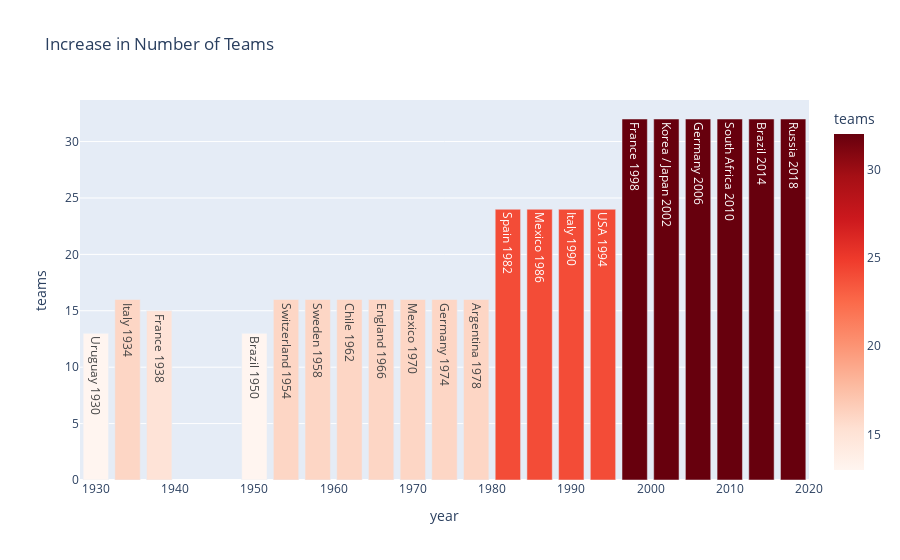

Notebook source saved alongside this figure:
### Code cell
fig = px.bar(wc_df, x="year", y="teams", title='Increase in Number of Teams',text='World Cup', color='teams',
            color_continuous_scale=px.colors.sequential.Reds)
fig.show()

### Figure 1 — Plotly figure (JSON) as saved in the notebook; plotly's stock layout.template omitted (floating-point values rounded to 4 significant figures)
{"data": [{"alignmentgroup": "True", "hovertemplate": "year=%{x}<br>teams=%{marker.color}<br>World Cup=%{text}<extra></extra>", "legendgroup": "", "marker": {"color": [13, 16, 15, 13, 16, 16, 16, 16, 16, 16, 16, 24, 24, 24, 24, 32, 32, 32, 32, 32, 32], "coloraxis": "coloraxis", "pattern": {"shape": ""}}, "name": "", "offsetgroup": "", "orientation": "v", "showlegend": false, "text": ["Uruguay 1930", "Italy 1934", "France 1938", "Brazil 1950", "Switzerland 1954", "Sweden 1958", "Chile 1962", "England 1966", "Mexico 1970", "Germany 1974", "Argentina 1978", "Spain 1982", "Mexico 1986", "Italy 1990", "USA 1994", "France 1998", "Korea / Japan 2002", "Germany 2006", "South Africa 2010", "Brazil 2014", "Russia 2018"], "textposition": "auto", "type": "bar", "x": [1930, 1934, 1938, 1950, 1954, 1958, 1962, 1966, 1970, 1974, 1978, 1982, 1986, 1990, 1994, 1998, 2002, 2006, 2010, 2014, 2018], "xaxis": "x", "y": [13, 16, 15, 13, 16, 16, 16, 16, 16, 16, 16, 24, 24, 24, 24, 32, 32, 32, 32, 32, 32], "yaxis": "y"}], "layout": {"barmode": "relative", "coloraxis": {"colorbar": {"title": {"text": "teams"}}, "colorscale": [[0, "rgb(255,245,240)"], [0.125, "rgb(254,224,210)"], [0.25, "rgb(252,187,161)"], [0.375, "rgb(252,146,114)"], [0.5, "rgb(251,106,74)"], [0.625, "rgb(239,59,44)"], [0.75, "rgb(203,24,29)"], [0.875, "rgb(165,15,21)"], [1, "rgb(103,0,13)"]]}, "legend": {"tracegroupgap": 0}, "title": {"text": "Increase in Number of Teams"}, "xaxis": {"anchor": "y", "domain": [0, 1], "title": {"text": "year"}}, "yaxis": {"anchor": "x", "domain": [0, 1], "title": {"text": "teams"}}}}
